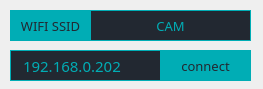
<?xml version="1.0" encoding="UTF-8"?>
<ui version="4.0">
 <class>httpconnect</class>
 <widget class="QWidget" name="httpconnect">
  <property name="geometry">
   <rect>
    <x>0</x>
    <y>0</y>
    <width>263</width>
    <height>89</height>
   </rect>
  </property>
  <property name="windowTitle">
   <string>Form</string>
  </property>
  <widget class="QLineEdit" name="le_ipInput">
   <property name="geometry">
    <rect>
     <x>10</x>
     <y>50</y>
     <width>151</width>
     <height>31</height>
    </rect>
   </property>
   <property name="font">
    <font>
     <family>Bahnschrift Light</family>
     <pointsize>11</pointsize>
     <weight>50</weight>
     <bold>false</bold>
    </font>
   </property>
   <property name="styleSheet">
    <string notr="true">QLineEdit{
	color: #00ADB5;
	background-color:#222831;
	border:1px solid #00ADB5;
	padding: 0px 0px 0px 10px;
}
</string>
   </property>
   <property name="text">
    <string>192.168.0.202</string>
   </property>
   <property name="alignment">
    <set>Qt::AlignLeading|Qt::AlignLeft|Qt::AlignVCenter</set>
   </property>
  </widget>
  <widget class="QPushButton" name="bn_connect">
   <property name="geometry">
    <rect>
     <x>160</x>
     <y>50</y>
     <width>91</width>
     <height>31</height>
    </rect>
   </property>
   <property name="font">
    <font>
     <family>Bahnschrift Light</family>
     <pointsize>10</pointsize>
     <weight>50</weight>
     <bold>false</bold>
    </font>
   </property>
   <property name="styleSheet">
    <string notr="true">QPushButton {
color: #222831;
background-color:#00ADB5;
border:transparent;
}
</string>
   </property>
   <property name="text">
    <string>connect</string>
   </property>
  </widget>
  <widget class="QLabel" name="label">
   <property name="geometry">
    <rect>
     <x>10</x>
     <y>10</y>
     <width>81</width>
     <height>31</height>
    </rect>
   </property>
   <property name="font">
    <font>
     <family>Bahnschrift Light</family>
     <pointsize>10</pointsize>
    </font>
   </property>
   <property name="styleSheet">
    <string notr="true">
color: #222831;
background-color:#00ADB5;
border:transparent;
</string>
   </property>
   <property name="text">
    <string>WIFI SSID</string>
   </property>
   <property name="alignment">
    <set>Qt::AlignCenter</set>
   </property>
  </widget>
  <widget class="QLabel" name="le_ssid">
   <property name="geometry">
    <rect>
     <x>90</x>
     <y>10</y>
     <width>161</width>
     <height>31</height>
    </rect>
   </property>
   <property name="font">
    <font>
     <family>Bahnschrift Light</family>
     <pointsize>10</pointsize>
    </font>
   </property>
   <property name="styleSheet">
    <string notr="true">	color: #00ADB5;
	background-color:#222831;
border:1px solid #00ADB5;
	padding: 0px 0px 0px 0px;</string>
   </property>
   <property name="text">
    <string>CAM</string>
   </property>
   <property name="alignment">
    <set>Qt::AlignCenter</set>
   </property>
  </widget>
 </widget>
 <resources/>
 <connections/>
</ui>
